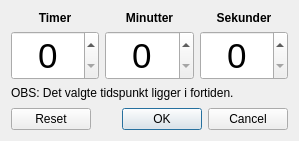
<?xml version="1.0" encoding="UTF-8"?>
<ui version="4.0">
 <class>alarmselector</class>
 <widget class="QDialog" name="alarmselector">
  <property name="geometry">
   <rect>
    <x>0</x>
    <y>0</y>
    <width>299</width>
    <height>141</height>
   </rect>
  </property>
  <property name="windowTitle">
   <string>Dialog</string>
  </property>
  <layout class="QVBoxLayout" name="verticalLayout">
   <item>
    <layout class="QGridLayout" name="gridLayout">
     <item row="0" column="0">
      <widget class="QLabel" name="label">
       <property name="font">
        <font>
         <weight>75</weight>
         <bold>true</bold>
        </font>
       </property>
       <property name="text">
        <string>Timer</string>
       </property>
       <property name="alignment">
        <set>Qt::AlignCenter</set>
       </property>
      </widget>
     </item>
     <item row="0" column="1">
      <widget class="QLabel" name="label_2">
       <property name="font">
        <font>
         <weight>75</weight>
         <bold>true</bold>
        </font>
       </property>
       <property name="text">
        <string>Minutter</string>
       </property>
       <property name="alignment">
        <set>Qt::AlignCenter</set>
       </property>
      </widget>
     </item>
     <item row="0" column="2">
      <widget class="QLabel" name="label_3">
       <property name="font">
        <font>
         <weight>75</weight>
         <bold>true</bold>
        </font>
       </property>
       <property name="text">
        <string>Sekunder</string>
       </property>
       <property name="alignment">
        <set>Qt::AlignCenter</set>
       </property>
      </widget>
     </item>
     <item row="1" column="0">
      <widget class="QSpinBox" name="sbHours">
       <property name="font">
        <font>
         <pointsize>26</pointsize>
        </font>
       </property>
       <property name="alignment">
        <set>Qt::AlignCenter</set>
       </property>
       <property name="maximum">
        <number>23</number>
       </property>
      </widget>
     </item>
     <item row="1" column="1">
      <widget class="QSpinBox" name="sbMinuts">
       <property name="font">
        <font>
         <pointsize>26</pointsize>
        </font>
       </property>
       <property name="alignment">
        <set>Qt::AlignCenter</set>
       </property>
       <property name="maximum">
        <number>59</number>
       </property>
      </widget>
     </item>
     <item row="1" column="2">
      <widget class="QSpinBox" name="sbSecs">
       <property name="font">
        <font>
         <pointsize>26</pointsize>
        </font>
       </property>
       <property name="alignment">
        <set>Qt::AlignCenter</set>
       </property>
       <property name="maximum">
        <number>59</number>
       </property>
      </widget>
     </item>
    </layout>
   </item>
   <item>
    <widget class="QLabel" name="lblNotice">
     <property name="text">
      <string>OBS: Det valgte tidspunkt ligger i fortiden.</string>
     </property>
    </widget>
   </item>
   <item>
    <spacer name="verticalSpacer">
     <property name="orientation">
      <enum>Qt::Vertical</enum>
     </property>
     <property name="sizeHint" stdset="0">
      <size>
       <width>20</width>
       <height>3</height>
      </size>
     </property>
    </spacer>
   </item>
   <item>
    <widget class="QDialogButtonBox" name="buttonBox">
     <property name="orientation">
      <enum>Qt::Horizontal</enum>
     </property>
     <property name="standardButtons">
      <set>QDialogButtonBox::Cancel|QDialogButtonBox::Ok|QDialogButtonBox::Reset</set>
     </property>
    </widget>
   </item>
  </layout>
 </widget>
 <resources/>
 <connections>
  <connection>
   <sender>buttonBox</sender>
   <signal>accepted()</signal>
   <receiver>alarmselector</receiver>
   <slot>accept()</slot>
   <hints>
    <hint type="sourcelabel">
     <x>248</x>
     <y>254</y>
    </hint>
    <hint type="destinationlabel">
     <x>157</x>
     <y>274</y>
    </hint>
   </hints>
  </connection>
  <connection>
   <sender>buttonBox</sender>
   <signal>rejected()</signal>
   <receiver>alarmselector</receiver>
   <slot>reject()</slot>
   <hints>
    <hint type="sourcelabel">
     <x>316</x>
     <y>260</y>
    </hint>
    <hint type="destinationlabel">
     <x>286</x>
     <y>274</y>
    </hint>
   </hints>
  </connection>
 </connections>
</ui>
